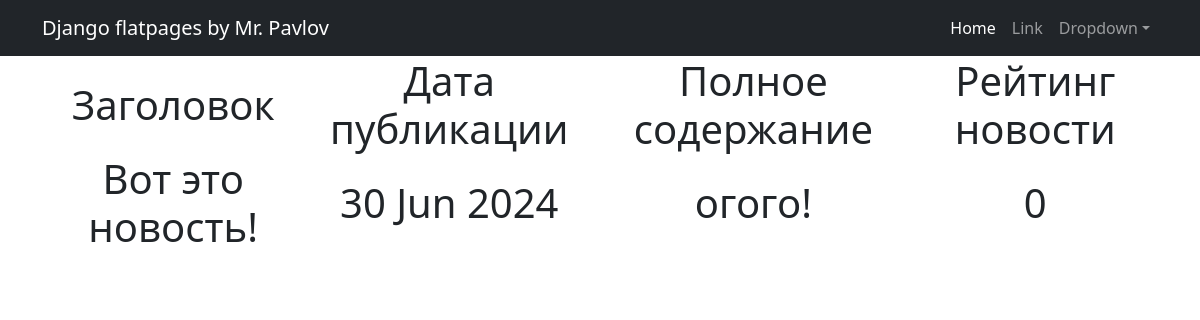
Page /posts/16 on the earlier database version.
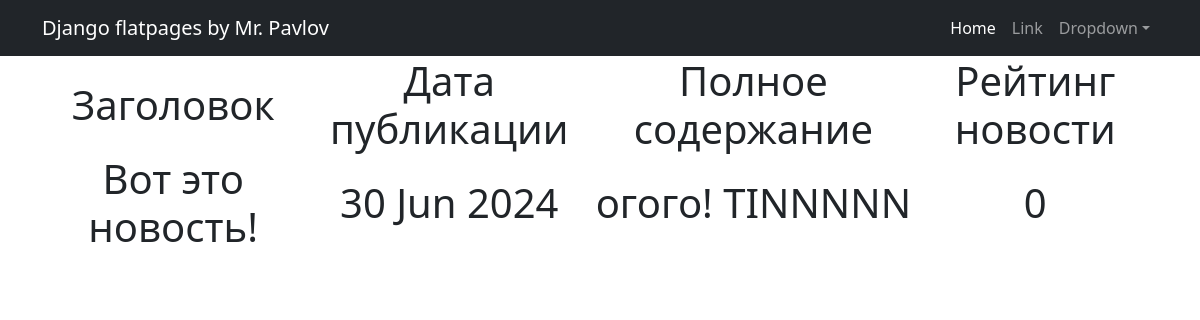
Same page on the later database version.
### news/models.py (models this page shows, shortened)
class Post(models.Model):
    author = models.ForeignKey(Author, on_delete = models.CASCADE)
    content = models.CharField(max_length=2, choices=CONTENT, default=article)
    date = models.DateTimeField(auto_now_add=True)
    category = models.ManyToManyField(Category, through = 'PostCategory')
    title = models.CharField(max_length=255)
    text = models.CharField(max_length=10000)
    post_rating = models.IntegerField(default=0)

### news/views.py (the view)
class PostDetail(DetailView):
    model = Post
    template_name = 'post.html'
    context_object_name = 'post'

### news/templatetags/censor_filter.py (called while the page is built)
@register.filter()
def censor(text):
    words = text.split()
    for i, word in enumerate(words):
        if word.lower().replace(',', '').replace('.', '').replace('!', '').replace('?', '') in CENSOR_WORDS:
            words[i] = word[0] + '*' * (len(word) - 1)
    return " ".join(words)

### templates/post.html (shortened to what this page needs)
{% extends 'flatpages/default.html' %}
{% load censor_filter %}
{% block content %}
<h1>
    <table>
           <tr>
               <td>Заголовок</td>
               <td>Дата публикации</td>
               <td>Полное содержание</td>
               <td>Рейтинг новости</td>
           </tr>
           <tr>
               <td>{{ post.title|censor }}</td>
               <td>{{ post.date|date:'d M Y' }}</td>
               <td>{{ post.text|censor }}</td>
               <td>{{ post.post_rating }}</td>
           </tr>
       </table>
</h1>
{% endblock content %}

Differences in the rows shown:
changed Post "Вот это новость!": text|censor "огого!" → "огого! TINNNNN"
